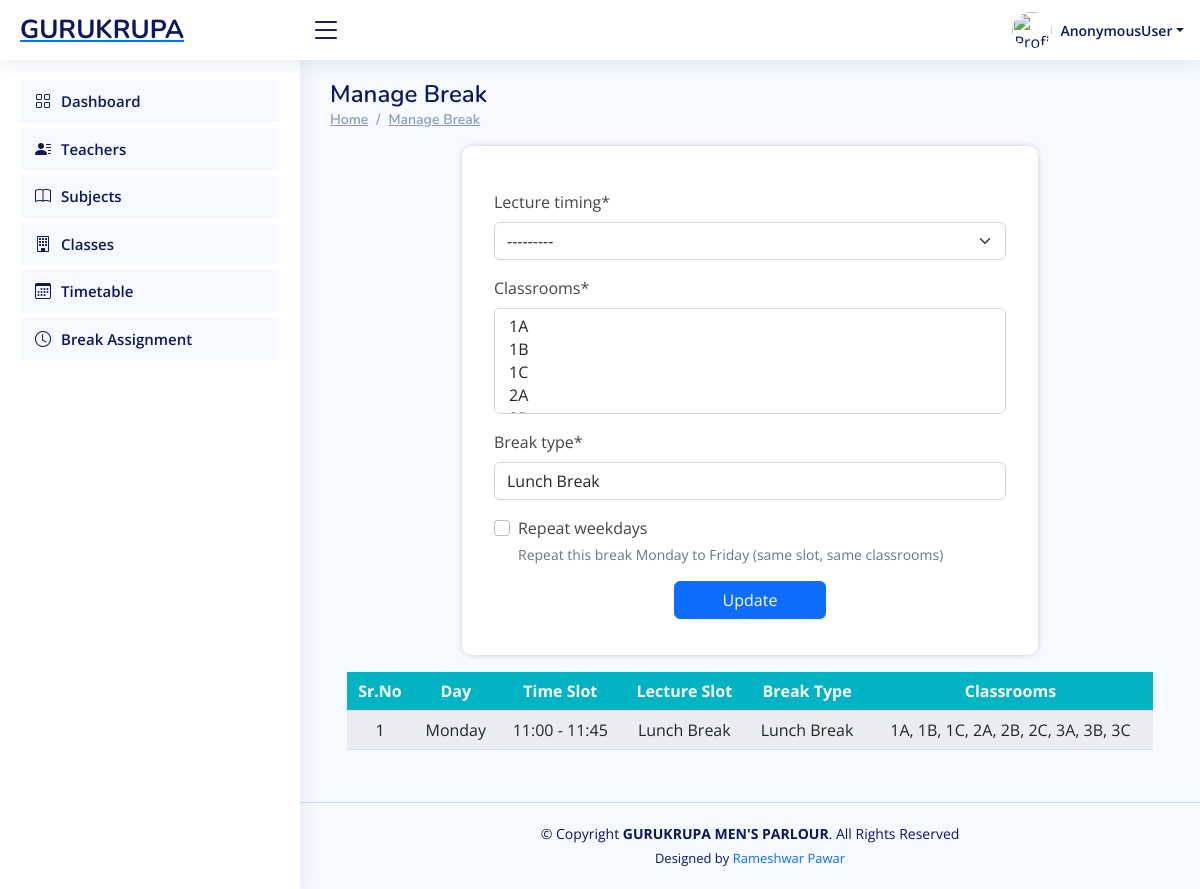
The app's page /software/break_assignment/ with its own data.
### Backend/models.py (models this page shows, shortened)
class BreakClassAssignment(models.Model):
    lecture_timing = models.ForeignKey(DailyLectureTiming, on_delete=models.CASCADE)
    classrooms = models.ManyToManyField(ClassRoom)
    break_type = models.CharField(max_length=50, default="Lunch Break")  # e.g. Lunch Break, Short Recess
    min_grade = models.PositiveIntegerField(null=True, blank=True)
    max_grade = models.PositiveIntegerField(null=True, blank=True)

class DailyLectureTiming(models.Model):
    lecture_number = models.CharField(max_length=5)  # e.g. "1", "2", "3", "L"
    lecture_name = models.CharField(max_length=50)   # e.g. "1st Period", "Lunch Break"
    time_slot = models.ForeignKey(DailyTimingSlots, on_delete=models.CASCADE)
    def __str__(self):
        return f"{self.time_slot.day} - {self.lecture_name} ({self.time_slot.start_time} to {self.time_slot.end_time})"

class DailyTimingSlots(models.Model):
    day = models.CharField(choices=DAYS_OF_WEEK, max_length=10)
    lecture_number = models.PositiveIntegerField(help_text="Lecture slot number (e.g., 1st period = 1)")
    start_time = models.TimeField()
    end_time = models.TimeField()
    class Meta:
        unique_together = ('day', 'lecture_number')
        ordering = ['day', 'lecture_number']

class ClassRoom(models.Model):
    name = models.CharField(max_length=50)  # e.g. "Nursery", "5A"
    grade = models.PositiveIntegerField(help_text="Use 0 for Nursery/LKG/UKG")
    section = models.CharField(max_length=5, blank=True, null=True)
    class_teacher = models.ForeignKey(Teacher, null=True, blank=True, on_delete=models.SET_NULL, related_name="class_teacher_of")
    def __str__(self):
        return f"{self.name}"

### Backend/views.py (the view)
# urls.py: path('break_assignment/', break_assignment, name='break_assignment'),
def break_assignment(request):
    data= BreakClassAssignment.objects.all()
    for i in data:
        print(f'the {i.classrooms}' 'are assigned to {i.subject}')
    if request.method == "POST":
        form = BreakClassAssignmentForm(request.POST)
        if form.is_valid():
            form.save()
            return redirect('/software/break_assignment/')  # Replace with your success URL
    else:
        form = BreakClassAssignmentForm()
    return render(request, 'assign_break.html', {'form': form, 'data': data})

### Backend/forms.py (shortened to what this page needs)
class BreakClassAssignmentForm(forms.ModelForm):
    repeat_weekdays = forms.BooleanField(
        required=False,
        help_text="Repeat this break Monday to Friday (same slot, same classrooms)"
    )
    class Meta:
        model = BreakClassAssignment
        fields = ['lecture_timing', 'classrooms', 'break_type']

### Backend/templates/assign_break.html (shortened to what this page needs)
{% extends 'software_base.html' %}
{% load crispy_forms_tags %}
{% block content %}
{% load static %}
<main id="main" class="main">
    <div class="pagetitle">
        <h1>Manage Break</h1>
        <nav>
            <ol class="breadcrumb">
                <li class="breadcrumb-item"><a href="#">Home</a></li>
                <li class="breadcrumb-item"><a href="#">Manage Break</a></li>
            </ol>
        </nav>
    </div>
    <section class="section dashboard">
        <div class="row">
            <div class="col-lg-12">
                <div class="row">
                    <div class="col-sm-2"></div>
                    <div class="col-sm-8" style="background:white;  border-radius:10px; box-shadow:0px 0px 10px -5px;">
                        <br>
                        <form action="" method="post" style="padding:20px;">
                            {{ form|crispy }}
                            <center>
                                <input type="submit" value="Update" class="btn btn-primary px-5">
                            </center>
                        </form>
                    </div>
                    <div class="col-sm-2"></div>
                </div>
            </div>
        </div>
        <div class="row">
            <div class="col-lg-12">
                <div style="padding:2%">
                    <div>
                         <div class="" style="overflow:scroll;">
                            <table id="example" class="table table-striped" style="overflow:scroll; width:100%; min-width: max-content;">
                            <thead>
                                <tr style="background:#02B4C3;">
                                    <th scope="col" class="text-center text-white">Sr.No</th>
                                    <th scope="col" class="text-center text-white">Day</th>
                                    <th scope="col" class="text-center text-white">Time Slot</th>
                                    <th scope="col" class="text-center text-white">Lecture Slot</th>
                                    <th scope="col" class="text-center text-white">Break Type</th>
                                    <th scope="col" class="text-center text-white">Classrooms</th>
                                </tr>
                            </thead>
                            <tbody>
                                {% if data %}
                                {% for r in data %}
                                <tr>
                                    <td class="text-center">{{ forloop.counter }}</td>
                                    <td class="text-center">{{ r.lecture_timing.time_slot.day }}</td>
                                    <td class="text-center">
                                        {{ r.lecture_timing.time_slot.start_time|time:"H:i" }} -
                                        {{ r.lecture_timing.time_slot.end_time|time:"H:i" }}
                                    </td>
                                    <td class="text-center">{{ r.lecture_timing.lecture_name }}</td>
                                    <td class="text-center">{{ r.break_type }}</td>
                                    <td class="text-center">
                                        {% for c in r.classrooms.all %}
                                            {{ c.name }}{% if not forloop.last %}, {% endif %}
                                        {% endfor %}
                                    </td>
                                </tr>
                                {% endfor %}
                                {% else %}
                                <tr>
                                    <td colspan="6" class="text-center">No data available</td>
                                </tr>
                                {% endif %}
                            </tbody>
                        </table>
                        </div>
                    </div>
                </div>
            </div>
        </div>
    </section>
</main>
{% endblock content %}

### records on screen
BreakClassAssignment: lecture_timing.time_slot.day "Monday", lecture_timing.time_slot.start_time "11:00", lecture_timing.time_slot.end_time "11:45", lecture_timing.lecture_name "Lunch Break", break_type "Lunch Break"
ClassRoom: name "1A"
ClassRoom: name "1B"
ClassRoom: name "1C"
ClassRoom: name "2A"
ClassRoom: name "2B"
ClassRoom: name "2C"
ClassRoom: name "3A"
ClassRoom: name "3B"
ClassRoom: name "3C"

### other values on screen
{{ request.user }} "AnonymousUser"
